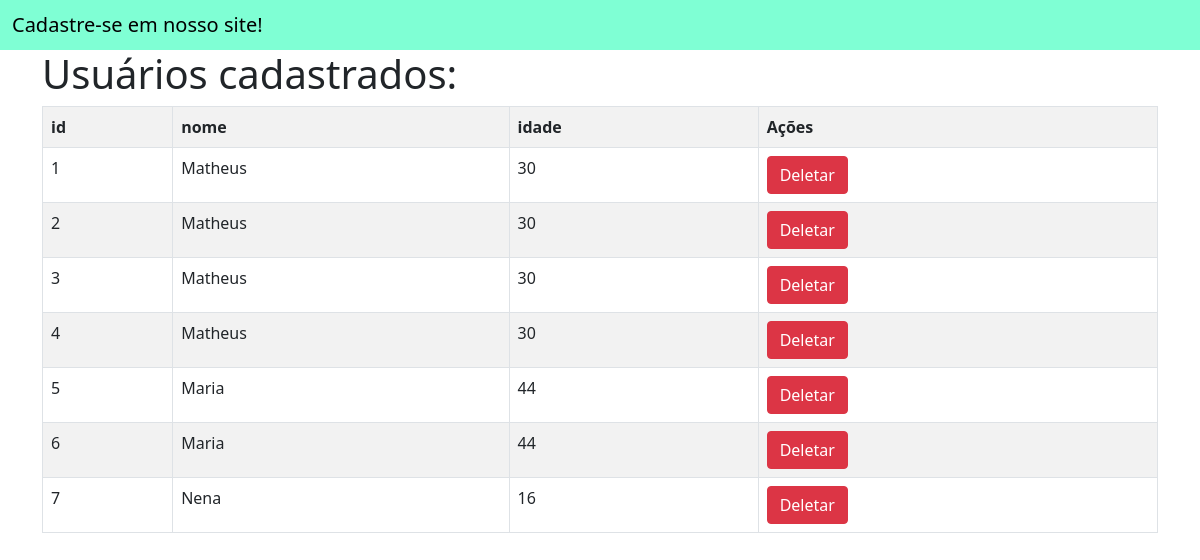
The app's page /usuarios/, older data.
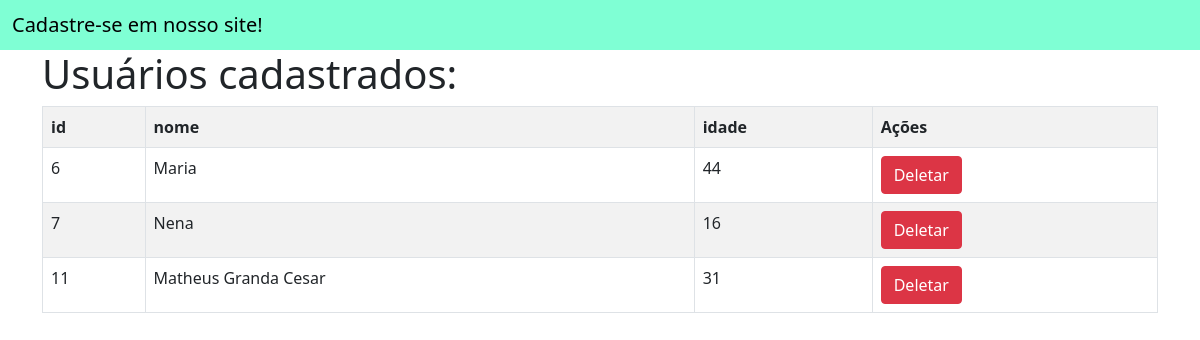
The same page, newer data.
### app_cadastro/models.py (models this page shows)
class Usuario(models.Model):
    id_usuario = models.AutoField(primary_key=True)
    nome = models.TextField(max_length=255)
    idade = models.IntegerField()

### app_cadastro/views.py (the view)
# urls.py: path('usuarios/',views.usuarios,name='listagem_usuarios'),
def usuarios(request):
    if request.method == 'POST':
        novo_usuario = Usuario()
        novo_usuario.nome = request.POST.get('nome')
        novo_usuario.idade = request.POST.get('idade')
        novo_usuario.save()
    usuarios = {'usuarios': Usuario.objects.all()}
    return render(request, 'usuarios/usuarios.html', usuarios)

### app_cadastro/templates/usuarios/usuarios.html
{% extends 'usuarios/base.html' %}
{% block conteudo %}
<div class="container">
    <h1>Usuários cadastrados:</h1>
    <table class="table table-bordered table-striped">
        <tr>
            <th>id</th>
            <th>nome</th>
            <th>idade</th>
            <th>Ações</th>
        </tr>
        {% for usuario in usuarios %}
        <tr>
            <td>{{ usuario.id_usuario }}</td>
            <td>{{ usuario.nome }}</td>
            <td>{{ usuario.idade }}</td>
            <td>
                <a href="{% url 'deletar_usuario' usuario.id_usuario %}" class="btn btn-danger">Deletar</a>
            </td>
        </tr>
        {% endfor %}
    </table>
</div>
{% endblock %}

### app_cadastro/templates/usuarios/base.html (shortened to what this page needs)
<!doctype html>
<html lang="en">
  <head>
    <link href="https://cdn.jsdelivr.net/npm/bootstrap@5.0.2/dist/css/bootstrap.min.css" rel="stylesheet">
  </head>
  <body>
    <nav style="background-color: aquamarine !important;" class="navbar navbar-light bg-light">
        <div class="container-fluid">
          <span class="navbar-brand mb-0 h1"><a style="text-decoration: none; color:black;" href="{% url 'home' %}">Cadastre-se em nosso site!</a></span>
        </div>
      </nav>
      {% block conteudo %}
      {% endblock %}
  </body>
</html>

Row changes from the older to the newer data that the page shows:
removed Usuario: id_usuario "1", nome "Matheus", idade "30"
removed Usuario: id_usuario "2", nome "Matheus", idade "30"
removed Usuario: id_usuario "3", nome "Matheus", idade "30"
removed Usuario: id_usuario "4", nome "Matheus", idade "30"
removed Usuario: id_usuario "5", nome "Maria", idade "44"
added Usuario: id_usuario "11", nome "Matheus Granda Cesar", idade "31"
